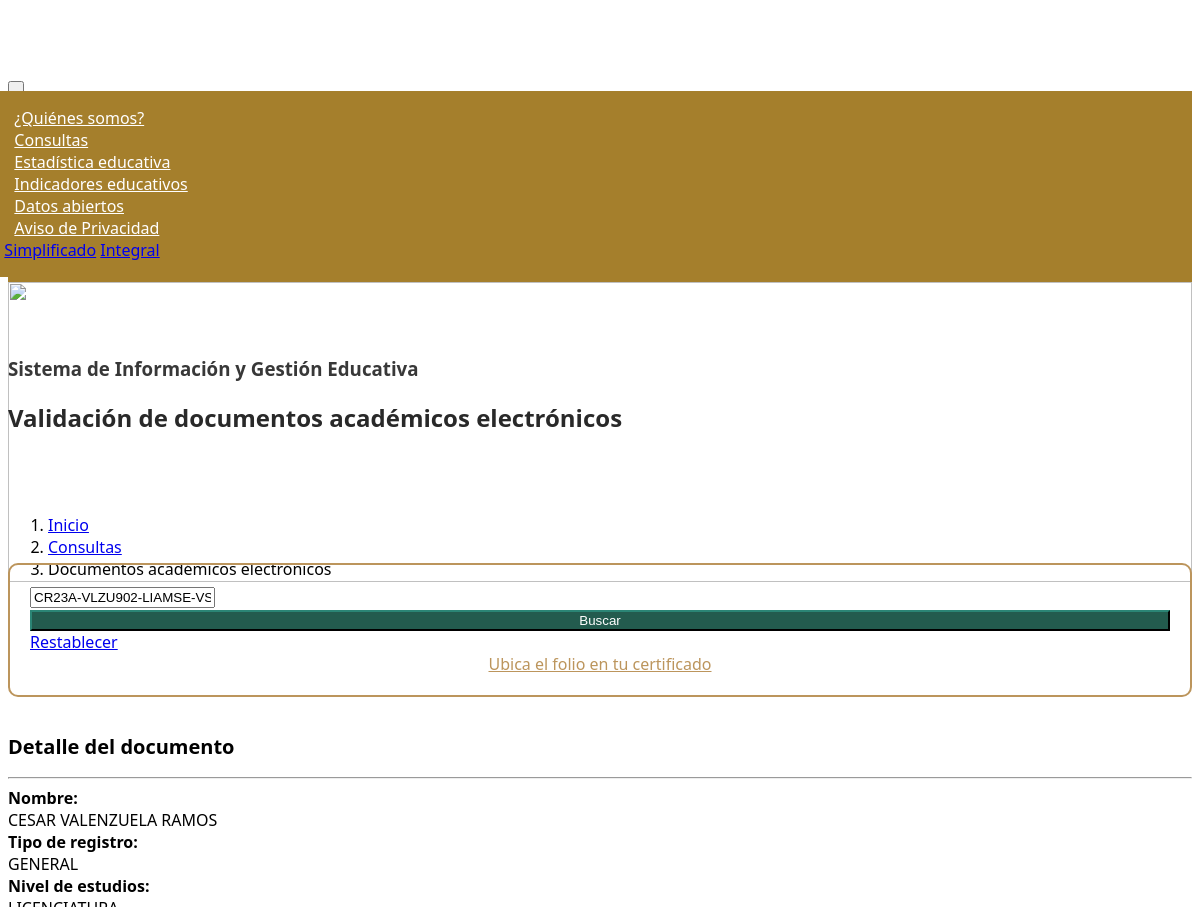
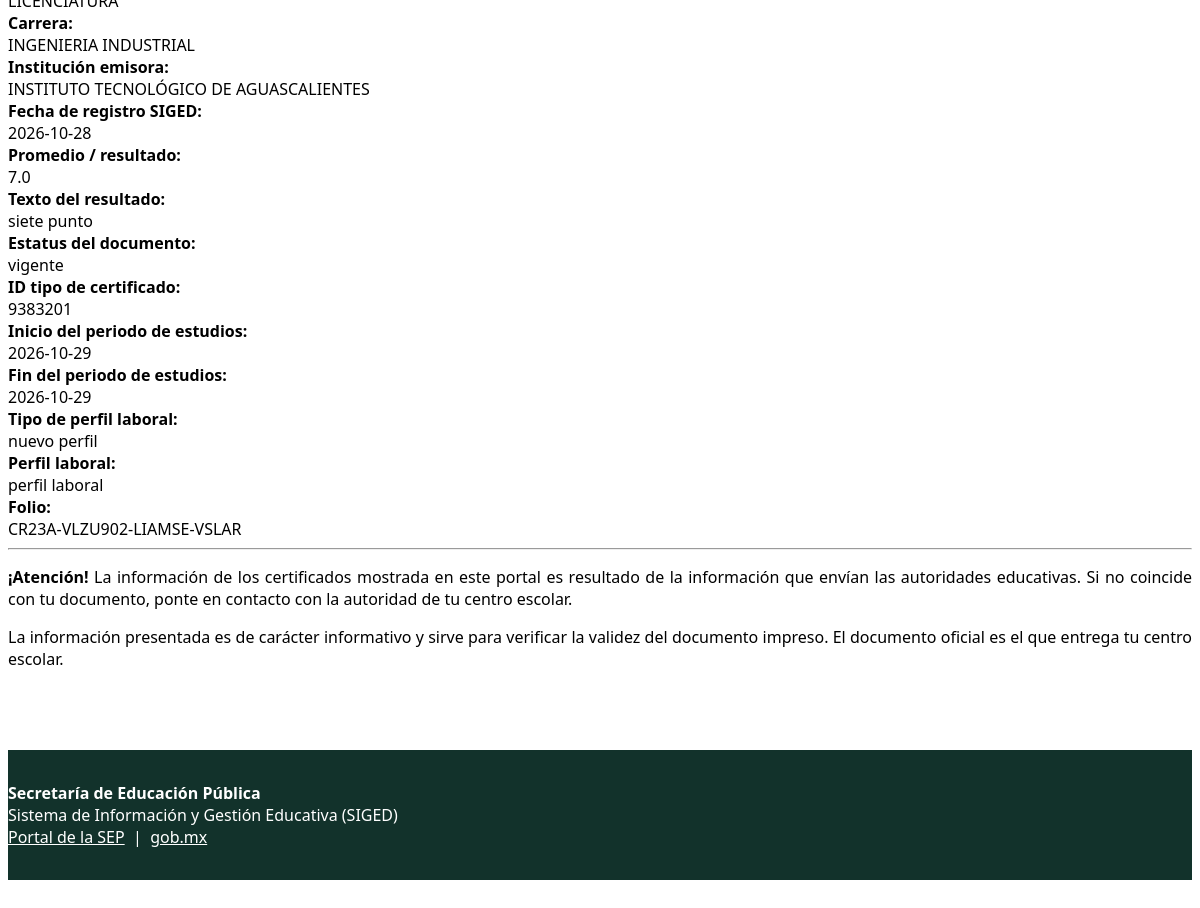
/documentos.php?folio=CR23A-VLZU902-LIAMSE-VSLAR, run on the app's committed database (2 pictures, top to bottom).
### tables this page shows
CREATE TABLE certificados (
    id INTEGER PRIMARY KEY AUTOINCREMENT,
    nombre TEXT,
    carrera TEXT,
    nivel TEXT,
    folio TEXT UNIQUE,
    institucion TEXT
, nombres TEXT, primer_apellido TEXT, segundo_apellido TEXT, tipo TEXT, tipo_certificacion TEXT, tipo_certificado TEXT, fecha_certificado TEXT, promedio TEXT, promedio_texto TEXT, estatus TEXT, cert_tipo_id TEXT, periodo_inicio TEXT, periodo_fin TEXT, tipo_perfil_laboral TEXT, nombre_perfil_laboral TEXT);

### documentos.php (the view, shortened to what this page needs)
<?php
$folioInput = $_GET['folio'] ?? '';
$folio = is_string($folioInput) ? strtoupper(trim($folioInput)) : '';
$certificado = null;
$buscar = array_key_exists('folio', $_GET);
if ($buscar && $folio !== '') {
    $db = openCertificatesDatabase();
    $stmt = $db->prepare('SELECT * FROM certificados WHERE folio = :folio COLLATE NOCASE LIMIT 1');
    $stmt->bindValue(':folio', $folio, SQLITE3_TEXT);
    $result = $stmt->execute();
    $certificado = $result->fetchArray(SQLITE3_ASSOC) ?: null;
} elseif ($buscar) {
    $error = 'Ingresa un folio para realizar la búsqueda.';
}
$e = static fn ($value): string => htmlspecialchars((string) ($value ?? ''), ENT_QUOTES, 'UTF-8');
$nombre = trim((string) ($certificado['nombre'] ?? ''));
$nivel = $certificado['tipo_certificacion'] ?? $certificado['nivel'] ?? '';
$detalles = [
    'Tipo de registro' => $certificado['tipo'] ?? '',
    'Tipo de documento' => $certificado['tipo_certificado'] ?? '',
    'Nivel de estudios' => $nivel,
    'Carrera' => $certificado['carrera'] ?? '',
    'Institución emisora' => $certificado['institucion'] ?? '',
    'Fecha de registro SIGED' => $certificado['fecha_certificado'] ?? '',
    'Promedio / resultado' => $certificado['promedio'] ?? '',
    'Texto del resultado' => $certificado['promedio_texto'] ?? '',
    'Estatus del documento' => $certificado['estatus'] ?? '',
    'ID tipo de certificado' => $certificado['cert_tipo_id'] ?? '',
    'Inicio del periodo de estudios' => $certificado['periodo_inicio'] ?? '',
    'Fin del periodo de estudios' => $certificado['periodo_fin'] ?? '',
    'Tipo de perfil laboral' => $certificado['tipo_perfil_laboral'] ?? '',
    'Perfil laboral' => $certificado['nombre_perfil_laboral'] ?? '',
];
?>
<!DOCTYPE html>
<html lang="es-MX">
<head>
    <link href="https://framework-gb.cdn.gob.mx/gm/v3/assets/styles/main.css" rel="stylesheet">
    <link href="https://framework-gb.cdn.gob.mx/gm/accesibilidad/css/gobmx-accesibilidad.min.css" rel="stylesheet">
    <link rel="stylesheet" href="css/navbar-settings.css">
    <link rel="stylesheet" href="css/global_siged.css">
    <link rel="stylesheet" href="css/documentos.css?v=20261029-2">
</head>
<body class="<?= !$buscar ? 'search-empty' : '' ?>">
    <div id="div-sub-navbar">
    </div>
    <div>
        <img class="img-background" src="images/bnr_documentos.html" alt="">
    </div>
    <div class="container container-top">
        <div class="row align-items-center">
            <div class="column col-lg-12">
                <h3>Sistema de Información y Gestión Educativa</h3>
                <h2 class="mt-1">Validación de documentos académicos electrónicos</h2>
            </div>
        </div><br><br>
    </div>
    <div class="container bc_title" style="margin-top: 0; margin-bottom: -3vh">
        <div class="row">
            <div class="col-sm-8">
                <ol class="breadcrumb">
                    <li class="breadcrumb-item"><a href="index-2.html">Inicio</a></li>
                    <li class="breadcrumb-item"><a href="index-2.html#consultas">Consultas</a></li>
                    <li class="breadcrumb-item active" aria-current="page">Documentos académicos electrónicos</li>
                </ol>
            </div>
        </div>
    </div>
    <br>
    <main id="search">
        <div class="container container-form mt-2">
            <form class="form" method="get" action="/documentos.php">
                <div class="row">
                    <div class="column col-lg-6">
                        <div class="form-group mb-2">
                            <input id="folio" name="folio" type="text" placeholder="Ingrese el folio" class="form-control mt-3" value="<?= $e($folio) ?>" required>
                        </div>
                    </div>
                    <div class="column col-lg-3 col-md-6 col-sm-6">
                        <button id="btn-buscar" type="submit" class="btn btn-active btn-width mt-2">Buscar</button>
                    </div>
                    <div class="column col-lg-3 col-md-6 col-sm-6">
                        <a id="btn-restablecer" href="/documentos.php" class="btn btn-secondary active btn-width mt-2">Restablecer</a>
                    </div>
                </div>
            </form>
            <div class="mt-3">
                <a href="archivos/UbicaFolio.pdf" class="btn-link link-color" target="_blank" rel="noopener" title="Ubica el folio en tu certificado">Ubica el folio en tu certificado</a>
            </div>
        </div>
        <?php if ($certificado !== null): ?>
            <div class="container" id="divResultsWithData">
                <section id="sectionResultWithData" style="margin-top: 5vh" aria-live="polite">
                    <div class="mb-5">
                        <div class="row">
                            <div class="column col-12">
                                <p class="titulo_subtexto" title="Detalle del documento">Detalle del documento</p>
                                <hr class="red">
                            </div>
                        </div>
                        <div class="row align-items-start">
                            <?php
                            $detalles = ['Nombre' => $nombre] + $detalles;
                            $detalles['Folio'] = $certificado['folio'] ?? '';
                            foreach ($detalles as $etiqueta => $valor):
                                if (trim((string) $valor) === '') {
                                    continue;
                                }
                            ?>
                                <div class="column col-lg-3 col-md-12 mb-3"><strong><?= $e($etiqueta) ?>:</strong></div>
                                <div class="column col-lg-9 col-md-12 mb-3 detail-value"><?= $e($valor) ?></div>
                            <?php endforeach; ?>
                        </div>
                    </div>
                    <div id="informacion">
                        <hr class="red">
                        <div class="alert alert-info alert-info-certificado">
                            <p><strong>¡Atención!</strong> La información de los certificados mostrada en este portal es resultado de la información que envían las autoridades educativas. Si no coincide con tu documento, ponte en contacto con la autoridad de tu centro escolar.</p>
                            <p>La información presentada es de carácter informativo y sirve para verificar la validez del documento impreso. El documento oficial es el que entrega tu centro escolar.</p>
                        </div>
                    </div>
                </section>
            </div>
        <?php endif; ?>
    </main>
    <footer class="main-footer" role="contentinfo" style="background-color:#12322b; color:#fff; padding:2rem 0;">
        <div class="container">
            <div class="row align-items-center">
                <div class="col-md-6 mb-3 mb-md-0">
                    <strong>Secretaría de Educación Pública</strong><br>
                    <span>Sistema de Información y Gestión Educativa (SIGED)</span>
                </div>
                <div class="col-md-6 text-md-right">
                    <a href="https://www.gob.mx/sep" target="_blank" rel="noopener" style="color:#fff;">Portal de la SEP</a>
                    <span aria-hidden="true">&nbsp;|&nbsp;</span>
                    <a href="https://www.gob.mx/" target="_blank" rel="noopener" style="color:#fff;">gob.mx</a>
                </div>
            </div>
        </div>
    </footer>
</body>
</html>

### css/navbar-settings.css (style rules this page uses)
.navbar-expand-xl .container { display: inline-flex; justify-content: start; }
.navbar-expand-xl .navbar-collapse { margin: 0px !important; justify-content: end !important; }
.navbar-expand-xl .subnav-link { width: auto; padding: 10px !important; color: white !important; }
.navbar-top-siged { margin-top: 75px !important; }
@media (min-width: 1200px) and (max-width: 9999px) { .navbar-expand-xl .navbar-collapse { max-height: 260px; } }
.sub-navbar { background-color: #a57f2c !important; }
.sub-navbar1 { background-color: #a57f2c !important; }
.sub-navbar .navbar-collapse { background-color: #a57f2c !important; }

### css/global_siged.css (style rules this page uses)
h1, h2 { text-transform: none; color: #292929; font-family: "Noto Sans" !important; }
h3, h4 { text-transform: none; color: #383838; font-family: "Noto Sans" !important; }
p, b, ul, li { font-family: "Noto Sans" !important; }
body { font-family: "Noto Sans" !important; margin-top: -60px; }
.titulo_subtexto { text-transform: none; font-family: "Noto Sans"; font-size: 1.25em; font-weight: 600; line-height: 1em; color: #000; }
.img-background { background-size: cover; height: 300px; width: 100%; margin-top: -100px; }
.bc_title { margin-top: 5vh; }
.container-top { margin-top: -250px; }
.btn-active { color: white; text-decoration-color: white; background-color: #235b4e; border-color: #10312b; }
body { margin-top: 2vh; }

### css/documentos.css (style rules this page uses)
.img-background { margin-top: 0px !important; }
.link-color { color:#BC955C; display: flex; justify-content: center; }
.container-form { border: 2px solid #BC955C; padding: 20px; border-radius: 10px; }
.btn-width { width: 100%!important; }
.alert-info-certificado { text-align: justify; }
body { min-height: 100vh; display: flex; flex-direction: column; margin-bottom: 0 !important; }
#search { flex: 1 0 auto; min-height: 35vh; padding-bottom: clamp(3rem, 8vh, 6rem); }
.main-footer { flex-shrink: 0; position: static !important; clear: both; margin-top: auto !important; margin-bottom: 0 !important; background-color: #611232; }

### documentos.php (style rules this page uses)
.btn-width { width: 100%; }
.detail-value { overflow-wrap: anywhere; }

### data on the page
certificados: nombre "CESAR VALENZUELA RAMOS", tipo "GENERAL", carrera "INGENIERIA INDUSTRIAL", institucion "INSTITUTO TECNOLÓGICO DE AGUASCALIENTES", fecha_certificado "2026-10-28", promedio "7.0", promedio_texto "siete punto", estatus "vigente", cert_tipo "9383201", tipo_perfil_laboral "nuevo perfil", nombre_perfil_laboral "perfil laboral", folio "CR23A-VLZU902-LIAMSE-VSLAR"

### other printed values
$e($etiqueta) "Nombre"
$e($etiqueta) "Tipo de registro"
$e($etiqueta) "Nivel de estudios"
$e($valor) "LICENCIATURA"
$e($etiqueta) "Carrera"
$e($etiqueta) "Institución emisora"
$e($etiqueta) "Fecha de registro SIGED"
$e($etiqueta) "Promedio / resultado"
$e($etiqueta) "Texto del resultado"
$e($etiqueta) "Estatus del documento"
$e($etiqueta) "ID tipo de certificado"
$e($etiqueta) "Inicio del periodo de estudios"
$e($valor) "2026-10-29"
$e($etiqueta) "Fin del periodo de estudios"
$e($etiqueta) "Tipo de perfil laboral"
